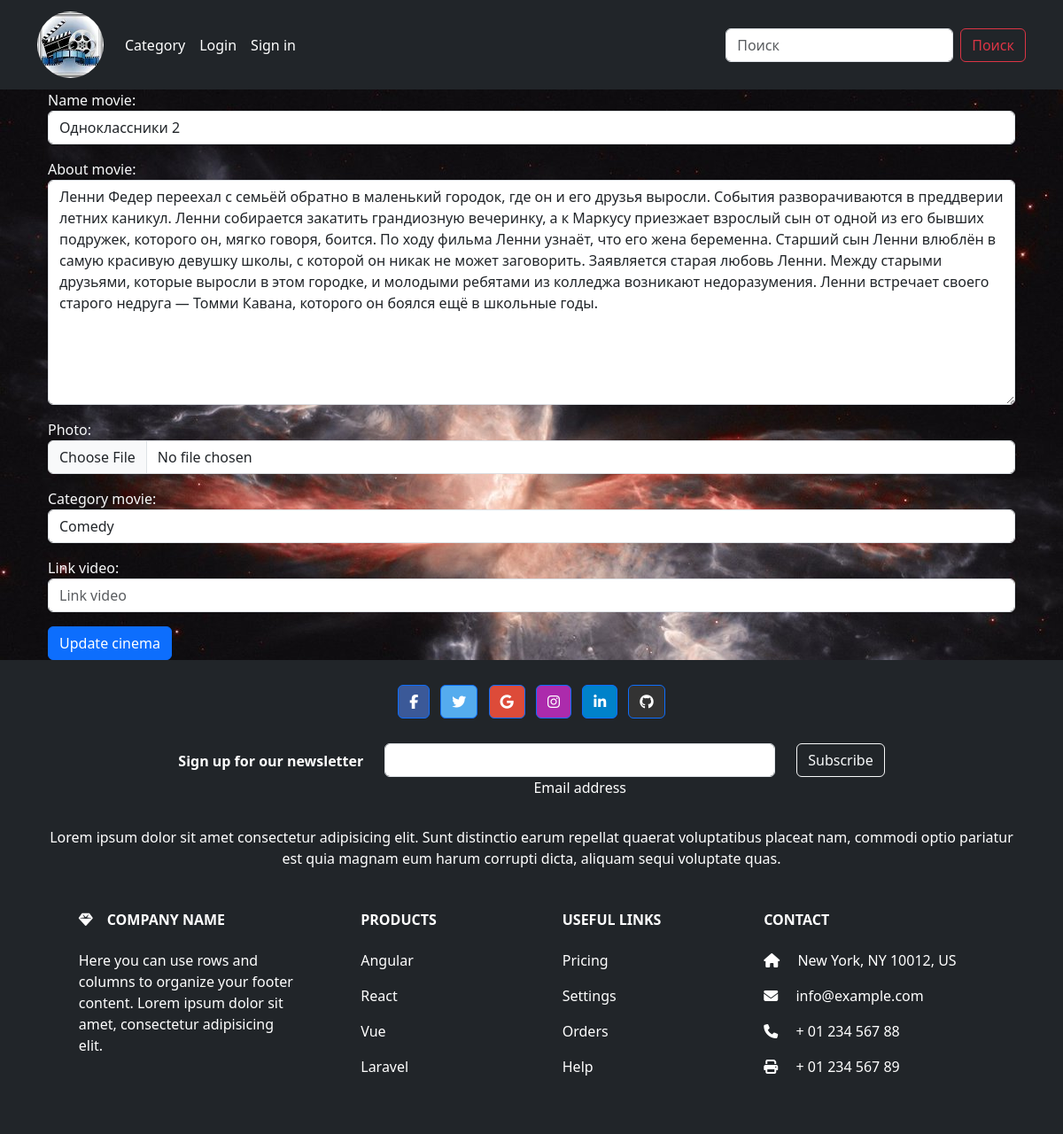
Page /article_update/3/ on the committed database.
### blog/models.py (models this page shows, shortened)
class Article(models.Model):
    title = models.CharField(max_length=200,
                             unique=True,
                             verbose_name='Name movie')
    content = models.TextField(verbose_name='About movie')
    photo = models.ImageField(upload_to='photos/', blank=True, null=True, verbose_name='Photo')
    created_at = models.DateTimeField(auto_now_add=True, verbose_name='Create date')
    updated_at = models.DateTimeField(auto_now=True, verbose_name='Update date')
    publish = models.BooleanField(default=True, verbose_name='Status public')
    views = models.IntegerField(default=0, verbose_name='Views')
    category = models.ForeignKey(Category, on_delete=models.CASCADE, verbose_name='Category movie')
    video = models.CharField(max_length=500, verbose_name='Link video', blank=True, null=True)
    class Meta:
        verbose_name = 'Movie'
        verbose_name_plural = 'Movies'

class Category(models.Model):
    title = models.CharField(max_length=200,
                             unique=True,
                             verbose_name='Name category')
    def __str__(self):
        return self.title
    class Meta:
        verbose_name = 'Category'
        verbose_name_plural = 'Categories'

### blog/views.py (the view)
# urls.py: path('article_update/<int:id>/', update_article, name='update'),
def update_article(request, id):
    instance = Article.objects.get(id=id)
    if request.method == 'POST':
        form = ArticleForm(request.POST, request.FILES, instance=instance)
        if form.is_valid():
            form.save()
            return redirect('article', id)
        else:
            return render('update', id)
    else:
        form = ArticleForm(instance=instance)
    context = {
        'title': 'Update cinema',
        'form': form
    }
    return render(request, 'blog/article_form.html', context)

### blog/forms.py
class ArticleForm(forms.ModelForm):
    class Meta:
        model = Article
        fields = (
            'title',
            'content',
            'photo',
            'category',
            'video'
        )
        widgets = {
            'title': forms.TextInput(attrs={
                'class': "form-control",
                'placeholder': "Название статьи"
            }),
            'content': forms.Textarea(attrs={
                'class': "form-control",
                'placeholder': "Содержание статьи"
            }),
            'photo': forms.FileInput(attrs={
                'class': "form-control"
            }),
            'category': forms.Select(attrs={
                'class': "form-control"
            }),
            'video': forms.TextInput(attrs={
                'class': "form-control",
                'placeholder': "Link video"
            })
        }

### blog/templates/blog/article_form.html (shortened to what this page needs)
{% extends 'base.html' %}
{% block main %}
<div class="container text-light">
    <form action="" method="post" enctype="multipart/form-data">
        {{ form.as_p }}
        <button type="submit" class="btn btn-primary">
            {% if 'update' in request.path %}
            Update cinema
            {% else %}
            Add
            {% endif %}
        </button>
    </form>
</div>
{% endblock main %}

### rows in the picture
Article: title "Одноклассники 2", content "Ленни Федер переехал с семьёй обратно в маленький городок, где он и его друзья выросли. События разворачиваются в преддверии летних каникул. Ленни собирается закатить грандиозную вечеринку, а к Маркусу приезжает взрослый сын от одной из его бывших подружек, которого он, мягко говоря, боится. По ходу фильма Ленни узнаёт, что его жена беременна. Старший сын Ленни влюблён в самую красивую девушку школы, с которой он никак не может заговорить. Заявляется старая любовь Ленни. Между старыми друзьями, которые выросли в этом городке, и молодыми ребятами из колледжа возникают недоразумения. Ленни встречает своего старого недруга — Томми Кавана, которого он боялся ещё в школьные годы.", category "Comedy"
